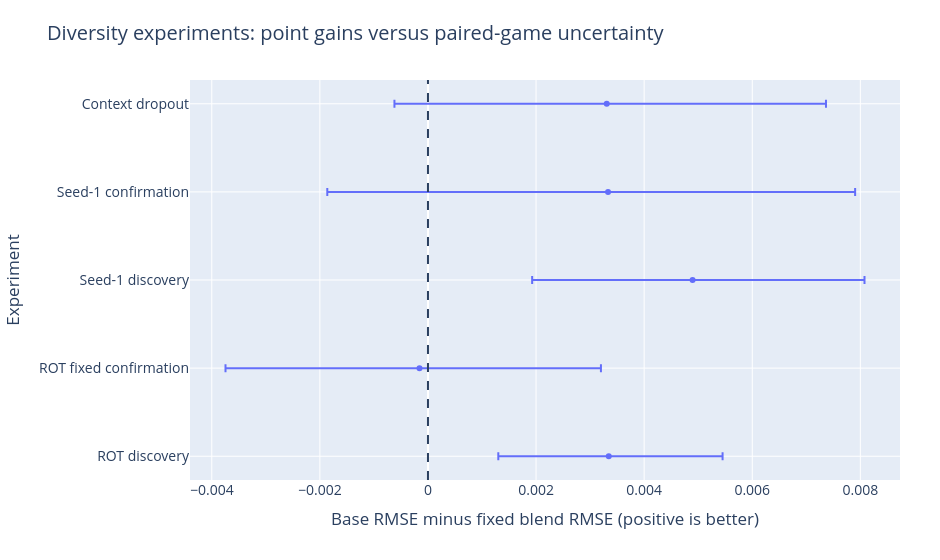

The notebook cell saved with this chart:
### Markdown cell above
Fold variability is material. The pooled score is row-weighted through squared error, not an unweighted average of the five fold RMSEs.

### Code cell
T=E['experiments']; labels=[t['name'] for t in T]; gains=[t['gain'] for t in T]
low=[t['gain']-t['interval95'][0] for t in T]; high=[t['interval95'][1]-t['gain'] for t in T]
fig=go.Figure(go.Scatter(x=gains,y=labels,mode='markers',error_x=dict(type='data',array=high,arrayminus=low,symmetric=False),text=[t['decision'] for t in T],hovertemplate='%{y}<br>gain=%{x:.6f}<br>%{text}<extra></extra>'))
fig.update_layout(title='Diversity experiments: point gains versus paired-game uncertainty',xaxis_title='Base RMSE minus fixed blend RMSE (positive is better)',yaxis_title='Experiment')
fig.add_vline(x=0,line_dash='dash')
static,ax=plt.subplots();ax.errorbar(gains,labels,xerr=[low,high],fmt='o',capsize=5);ax.axvline(0,linestyle='--');ax.set(xlabel='RMSE improvement (yards)',title='Diversity experiments and paired-game intervals')
show(fig,static,'winner_diversity',560)

### Figure 1 — Plotly figure (JSON) as saved in the notebook; plotly's stock layout.template omitted (floating-point values rounded to 4 significant figures)
{"data": [{"error_x": {"array": [0.002106, 0.003357, 0.003181, 0.004572, 0.004057], "arrayminus": [0.002044, 0.003589, 0.002968, 0.005195, 0.003928], "symmetric": false, "type": "data"}, "hovertemplate": "%{y}<br>gain=%{x:.6f}<br>%{text}<extra></extra>", "mode": "markers", "text": ["PROMISING_FOR_CONFIRMATION", "NO_CONFIRMATION", "PROMISING_FOR_CONFIRMATION", "NO_CONFIRMATION", "NO_PROMOTION"], "type": "scatter", "x": [0.003345, -0.000157, 0.004896, 0.003332, 0.003308], "y": ["ROT discovery", "ROT fixed confirmation", "Seed-1 discovery", "Seed-1 confirmation", "Context dropout"]}], "layout": {"font": {"size": 14}, "height": 560, "margin": {"b": 80, "l": 90, "r": 40, "t": 80}, "shapes": [{"line": {"dash": "dash"}, "type": "line", "x0": 0, "x1": 0, "xref": "x", "y0": 0, "y1": 1, "yref": "y domain"}], "title": {"text": "Diversity experiments: point gains versus paired-game uncertainty"}, "width": 940, "xaxis": {"title": {"text": "Base RMSE minus fixed blend RMSE (positive is better)"}}, "yaxis": {"title": {"text": "Experiment"}}}}
